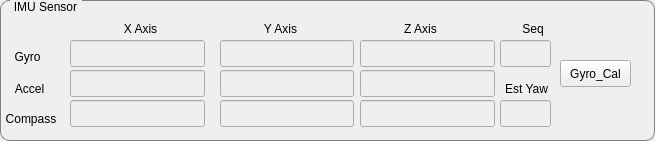
   <widget class="QGroupBox" name="groupBox_6">
    <property name="geometry">
     <rect>
      <x>10</x>
      <y>560</y>
      <width>655</width>
      <height>141</height>
     </rect>
    </property>
    <property name="styleSheet">
     <string notr="true">QGroupBox{
	border:1px solid gray;
	border-radius: 9px;
	margin-top:0.5em;} 
 QGroupBox::title{
	subcontrol-origin:margin;
	left:10px;
	padding: 0 3 px 2 3px}</string>
    </property>
    <property name="title">
     <string>IMU Sensor</string>
    </property>
    <widget class="QLabel" name="label_16">
     <property name="geometry">
      <rect>
       <x>520</x>
       <y>20</y>
       <width>26</width>
       <height>17</height>
      </rect>
     </property>
     <property name="text">
      <string>Seq</string>
     </property>
     <property name="alignment">
      <set>Qt::AlignCenter</set>
     </property>
    </widget>
    <widget class="QLineEdit" name="imuSeqLineEdit">
     <property name="enabled">
      <bool>false</bool>
     </property>
     <property name="geometry">
      <rect>
       <x>500</x>
       <y>40</y>
       <width>51</width>
       <height>27</height>
      </rect>
     </property>
     <property name="alignment">
      <set>Qt::AlignCenter</set>
     </property>
    </widget>
    <widget class="QLabel" name="label_17">
     <property name="geometry">
      <rect>
       <x>500</x>
       <y>80</y>
       <width>53</width>
       <height>17</height>
      </rect>
     </property>
     <property name="text">
      <string>Est Yaw</string>
     </property>
     <property name="alignment">
      <set>Qt::AlignCenter</set>
     </property>
    </widget>
    <widget class="QLineEdit" name="yawLineEdit">
     <property name="enabled">
      <bool>false</bool>
     </property>
     <property name="geometry">
      <rect>
       <x>500</x>
       <y>100</y>
       <width>51</width>
       <height>27</height>
      </rect>
     </property>
     <property name="alignment">
      <set>Qt::AlignCenter</set>
     </property>
    </widget>
    <widget class="QLabel" name="label_13">
     <property name="geometry">
      <rect>
       <x>11</x>
       <y>48</y>
       <width>33</width>
       <height>17</height>
      </rect>
     </property>
     <property name="layoutDirection">
      <enum>Qt::LeftToRight</enum>
     </property>
     <property name="text">
      <string>Gyro</string>
     </property>
     <property name="alignment">
      <set>Qt::AlignCenter</set>
     </property>
    </widget>
    <widget class="QLabel" name="label_14">
     <property name="geometry">
      <rect>
       <x>0</x>
       <y>110</y>
       <width>62</width>
       <height>17</height>
      </rect>
     </property>
     <property name="text">
      <string>Compass</string>
     </property>
     <property name="alignment">
      <set>Qt::AlignCenter</set>
     </property>
    </widget>
    <widget class="QLabel" name="label_26">
     <property name="geometry">
      <rect>
       <x>11</x>
       <y>80</y>
       <width>37</width>
       <height>17</height>
      </rect>
     </property>
     <property name="text">
      <string>Accel</string>
     </property>
     <property name="alignment">
      <set>Qt::AlignCenter</set>
     </property>
    </widget>
    <widget class="QLabel" name="label_30">
     <property name="geometry">
      <rect>
       <x>120</x>
       <y>20</y>
       <width>41</width>
       <height>17</height>
      </rect>
     </property>
     <property name="text">
      <string>X Axis</string>
     </property>
     <property name="alignment">
      <set>Qt::AlignCenter</set>
     </property>
    </widget>
    <widget class="QLineEdit" name="gyroXLineEdit">
     <property name="enabled">
      <bool>false</bool>
     </property>
     <property name="geometry">
      <rect>
       <x>70</x>
       <y>40</y>
       <width>135</width>
       <height>27</height>
      </rect>
     </property>
     <property name="alignment">
      <set>Qt::AlignCenter</set>
     </property>
    </widget>
    <widget class="QLineEdit" name="accelXLineEdit">
     <property name="enabled">
      <bool>false</bool>
     </property>
     <property name="geometry">
      <rect>
       <x>70</x>
       <y>70</y>
       <width>135</width>
       <height>27</height>
      </rect>
     </property>
     <property name="alignment">
      <set>Qt::AlignCenter</set>
     </property>
    </widget>
    <widget class="QLineEdit" name="compXLineEdit">
     <property name="enabled">
      <bool>false</bool>
     </property>
     <property name="geometry">
      <rect>
       <x>70</x>
       <y>100</y>
       <width>135</width>
       <height>27</height>
      </rect>
     </property>
     <property name="alignment">
      <set>Qt::AlignCenter</set>
     </property>
    </widget>
    <widget class="QLabel" name="label_31">
     <property name="geometry">
      <rect>
       <x>260</x>
       <y>20</y>
       <width>41</width>
       <height>17</height>
      </rect>
     </property>
     <property name="text">
      <string>Y Axis</string>
     </property>
     <property name="alignment">
      <set>Qt::AlignCenter</set>
     </property>
    </widget>
    <widget class="QLineEdit" name="gyroYLineEdit">
     <property name="enabled">
      <bool>false</bool>
     </property>
     <property name="geometry">
      <rect>
       <x>220</x>
       <y>40</y>
       <width>134</width>
       <height>27</height>
      </rect>
     </property>
     <property name="alignment">
      <set>Qt::AlignCenter</set>
     </property>
    </widget>
    <widget class="QLineEdit" name="accelYLineEdit">
     <property name="enabled">
      <bool>false</bool>
     </property>
     <property name="geometry">
      <rect>
       <x>220</x>
       <y>70</y>
       <width>134</width>
       <height>27</height>
      </rect>
     </property>
     <property name="alignment">
      <set>Qt::AlignCenter</set>
     </property>
    </widget>
    <widget class="QLineEdit" name="compYLineEdit">
     <property name="enabled">
      <bool>false</bool>
     </property>
     <property name="geometry">
      <rect>
       <x>220</x>
       <y>100</y>
       <width>134</width>
       <height>27</height>
      </rect>
     </property>
     <property name="alignment">
      <set>Qt::AlignCenter</set>
     </property>
    </widget>
    <widget class="QLabel" name="label_15">
     <property name="geometry">
      <rect>
       <x>400</x>
       <y>20</y>
       <width>41</width>
       <height>17</height>
      </rect>
     </property>
     <property name="text">
      <string>Z Axis</string>
     </property>
     <property name="alignment">
      <set>Qt::AlignCenter</set>
     </property>
    </widget>
    <widget class="QLineEdit" name="gyroZLineEdit">
     <property name="enabled">
      <bool>false</bool>
     </property>
     <property name="geometry">
      <rect>
       <x>360</x>
       <y>40</y>
       <width>135</width>
       <height>27</height>
      </rect>
     </property>
     <property name="alignment">
      <set>Qt::AlignCenter</set>
     </property>
    </widget>
    <widget class="QLineEdit" name="accelZLineEdit">
     <property name="enabled">
      <bool>false</bool>
     </property>
     <property name="geometry">
      <rect>
       <x>360</x>
       <y>70</y>
       <width>135</width>
       <height>27</height>
      </rect>
     </property>
     <property name="alignment">
      <set>Qt::AlignCenter</set>
     </property>
    </widget>
    <widget class="QLineEdit" name="compZLineEdit">
     <property name="enabled">
      <bool>false</bool>
     </property>
     <property name="geometry">
      <rect>
       <x>360</x>
       <y>100</y>
       <width>135</width>
       <height>27</height>
      </rect>
     </property>
     <property name="alignment">
      <set>Qt::AlignCenter</set>
     </property>
    </widget>
    <widget class="QPushButton" name="pushButtonGyroCal">
     <property name="geometry">
      <rect>
       <x>560</x>
       <y>60</y>
       <width>71</width>
       <height>27</height>
      </rect>
     </property>
     <property name="text">
      <string>Gyro_Cal</string>
     </property>
    </widget>
   </widget>
